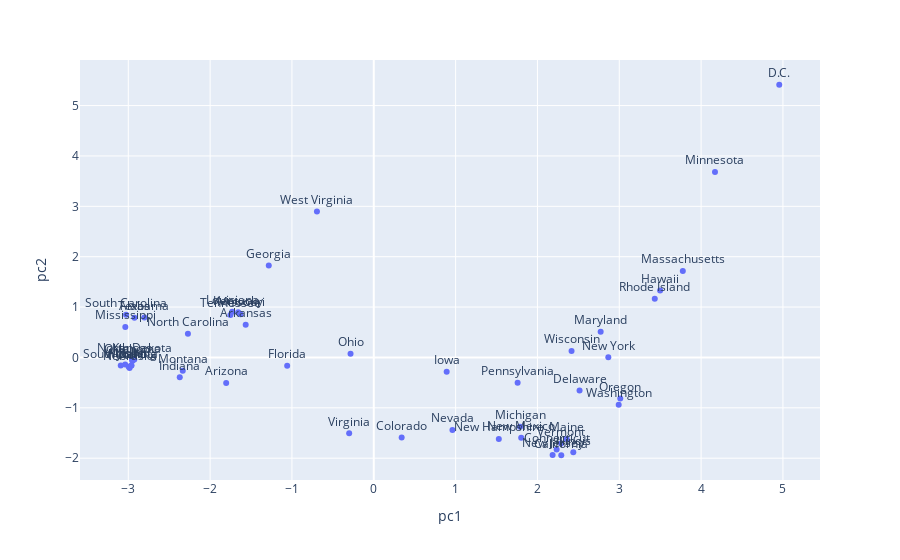

Notebook cell for this chart:
### Markdown cell above
<!-- END QUESTION -->



## Question 3f

To label our points, the best option is to use the `plotly` library that we used earlier in this homework. `plotly` is an incredibly powerful plotting library that will automatically add axis labels, and will also provide controls so that you can zoom and pan around to look at the data.

One important skill as a user of modern tools is using existing documentation and examples to get the plot you want.

Using the example given on this page as a [guide](https://plot.ly/python/text-and-annotations/), we can create a scatter plot of the **jittered data** from 3e.

### Code cell
import plotly.express as px

state_names = list(df_standardized.index) 
first_2_pcs_jittered['state'] = state_names 

fig = px.scatter(first_2_pcs_jittered, x="pc1", y="pc2", text="state"); 

fig.update_traces(textposition='top center');

fig.show();

### Figure 1 — Plotly figure (JSON) as saved in the notebook; plotly's stock layout.template omitted (floating-point values rounded to 4 significant figures)
{"data": [{"hovertemplate": "pc1=%{x}<br>pc2=%{y}<br>state=%{text}<extra></extra>", "legendgroup": "", "marker": {"color": "#636efa", "symbol": "circle"}, "mode": "markers+text", "name": "", "orientation": "v", "showlegend": false, "text": ["Alabama", "Alaska", "Arizona", "Arkansas", "California", "Colorado", "Connecticut", "Delaware", "D.C.", "Florida", "Georgia", "Hawaii", "Idaho", "Illinois", "Indiana", "Iowa", "Kansas", "Kentucky", "Louisiana", "Maine", "Maryland", "Massachusetts", "Michigan", "Minnesota", "Mississippi", "Missouri", "Montana", "Nebraska", "Nevada", "New Hampshire", "New Jersey", "New Mexico", "New York", "North Carolina", "North Dakota", "Ohio", "Oklahoma", "Oregon", "Pennsylvania", "Rhode Island", "South Carolina", "South Dakota", "Tennessee", "Texas", "Utah", "Vermont", "Virginia", "Washington", "West Virginia", "Wisconsin", "Wyoming"], "textposition": "top center", "type": "scatter", "x": [-2.804, -3.038, -1.804, -1.565, 2.291, 0.3407, 2.234, 2.515, 4.955, -1.058, -1.283, 3.499, -2.96, 2.438, -2.371, 0.8907, -2.954, -1.657, -1.73, 2.358, 2.773, 3.777, 1.788, 4.17, -3.036, -1.629, -2.334, -2.984, 0.9615, 1.528, 2.185, 1.801, 2.866, -2.271, -2.926, -0.2841, -2.948, 3.012, 1.758, 3.434, -3.027, -3.092, -1.752, -2.925, -2.996, 2.289, -0.3008, 2.993, -0.6944, 2.417, -2.965], "xaxis": "x", "y": [0.7919, -0.1414, -0.506, 0.6498, -1.942, -1.588, -1.829, -0.6585, 5.414, -0.1626, 1.827, 1.328, -0.16, -1.882, -0.395, -0.2835, -0.0527, 0.8956, 0.9084, -1.62, 0.5078, 1.718, -1.377, 3.683, 0.6022, 0.8586, -0.2651, -0.2078, -1.442, -1.62, -1.938, -1.594, 0.002022, 0.4727, -0.04276, 0.07501, -0.0642, -0.8128, -0.504, 1.164, 0.8492, -0.1592, 0.8438, 0.79, -0.184, -1.708, -1.506, -0.9393, 2.899, 0.1289, -0.1593], "yaxis": "y"}], "layout": {"autosize": true, "legend": {"tracegroupgap": 0}, "margin": {"t": 60}, "xaxis": {"anchor": "y", "autorange": true, "domain": [0, 1], "range": [-3.584, 5.447], "title": {"text": "pc1"}, "type": "linear"}, "yaxis": {"anchor": "x", "autorange": true, "domain": [0, 1], "range": [-2.511, 5.983], "title": {"text": "pc2"}, "type": "linear"}}}
